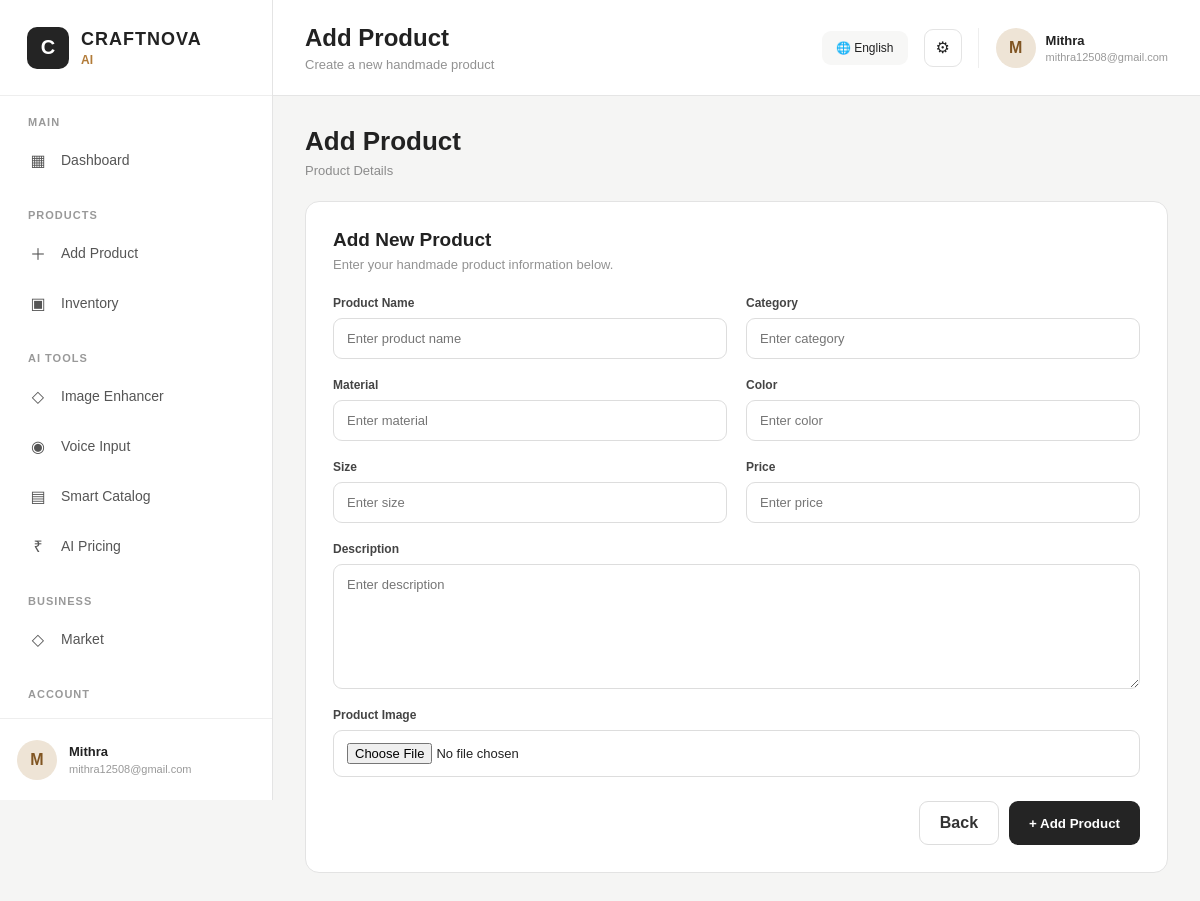
Screenshot of /add-product (signed in) with the database file from the repository.
### tables this page shows
CREATE TABLE users (
            id INTEGER PRIMARY KEY AUTOINCREMENT,
            name TEXT NOT NULL,
            email TEXT UNIQUE NOT NULL,
            password TEXT NOT NULL,
            language TEXT DEFAULT 'English',
            craft_category TEXT,
            business_name TEXT
        );

### app.py (the view, shortened to what this page needs)
@app.route(
    "/add-product",
    methods=["GET", "POST"]
)
def add_product_page():
    if "user_id" not in session:
        return redirect(
            url_for("login")
        )
    return render_template(
        "add_product.html",
        active_page="add_product",
        page_title="Add Product",
        page_subtitle="Create a new handmade product"
    )

### app.py (called while the page is built)
@app.context_processor
def inject_global_data():
    language = "English"
    current_user = None
    if "user_id" in session:
        current_user = get_user_by_id(
            session["user_id"]
        )
        if current_user:
            if current_user[4]:
                language = current_user[4]
    def t(text):
        return translate(
            text,
            language
        )
    return {
        "t": t,
        "current_language": language,
        "current_user": current_user
    }

### database/database.py (called while the page is built)
def get_connection():
    return sqlite3.connect(DATABASE_PATH)

def get_user_by_id(user_id):
    connection = get_connection()
    cursor = connection.cursor()
    cursor.execute("""
        SELECT *
        FROM users
        WHERE id = ?
    """, (user_id,))
    user = cursor.fetchone()
    connection.close()
    return user

### models/language.py (called while the page is built)
def translate(key, language="English"):
    language = language if language in TRANSLATIONS else "English"
    if key in TRANSLATIONS[language]:
        return TRANSLATIONS[language][key]
    if key in TRANSLATIONS["English"]:
        return TRANSLATIONS["English"][key]
    return key

### templates/add_product.html
{% extends "base.html" %}
{% block content %}
<div class="module-heading">
    <h1>{{ t("Add Product") }}</h1>
    <p>{{ t("Product Details") }}</p>
</div>
<div class="module-card">
    <h2>{{ t("Add New Product") }}</h2>
    <p>Enter your handmade product information below.</p>
    <form method="POST"
          enctype="multipart/form-data">
        <div class="form-grid">
            <div class="form-group">
                <label>{{ t("Product Name") }}</label>
                <input
                    type="text"
                    name="product_name"
                    placeholder="{{ t('Enter product name') }}"
                    required>
            </div>
            <div class="form-group">
                <label>{{ t("Category") }}</label>
                <input
                    type="text"
                    name="category"
                    placeholder="{{ t('Enter category') }}">
            </div>
            <div class="form-group">
                <label>{{ t("Material") }}</label>
                <input
                    type="text"
                    name="material"
                    placeholder="{{ t('Enter material') }}">
            </div>
            <div class="form-group">
                <label>{{ t("Color") }}</label>
                <input
                    type="text"
                    name="color"
                    placeholder="{{ t('Enter color') }}">
            </div>
            <div class="form-group">
                <label>{{ t("Size") }}</label>
                <input
                    type="text"
                    name="size"
                    placeholder="{{ t('Enter size') }}">
            </div>
            <div class="form-group">
                <label>{{ t("Price") }}</label>
                <input
                    type="number"
                    step="0.01"
                    name="price"
                    placeholder="{{ t('Enter price') }}">
            </div>
            <div class="form-group full">
                <label>{{ t("Description") }}</label>
                <textarea
                    name="description"
                    placeholder="{{ t('Enter description') }}"></textarea>
            </div>
            <div class="form-group full">
                <label>{{ t("Product Image") }}</label>
                <input
                    type="file"
                    name="image"
                    accept="image/*">
            </div>
        </div>
        <div class="button-row">
            <a href="{{ url_for('inventory') }}"
               class="secondary-btn">
                {{ t("Back") }}
            </a>
            <button type="submit"
                    class="primary-btn">
                + {{ t("Add Product") }}
            </button>
        </div>
    </form>
</div>
{% endblock %}

### templates/base.html (shortened to what this page needs)
<!DOCTYPE html>
<html lang="en">
<head>
    <link rel="stylesheet"
          href="{{ url_for('static', filename='css/style.css') }}">
</head>
<body>
<div class="app-shell">
    <aside class="sidebar">
        <div class="brand">
            <div class="brand-logo">
                C
            </div>
            <div>
                <div class="brand-name">
                    CRAFTNOVA
                </div>
                <div class="brand-ai">
                    AI
                </div>
            </div>
        </div>
        <div class="sidebar-scroll">
            <div class="nav-section">
                <div class="nav-title">
                    MAIN
                </div>
                <a href="{{ url_for('dashboard') }}"
                   class="nav-item {% if active_page == 'dashboard' %}active{% endif %}">
                    <span class="nav-icon">▦</span>
                    <span>{{ t("Dashboard") }}</span>
                </a>
            </div>
            <div class="nav-section">
                <div class="nav-title">
                    PRODUCTS
                </div>
                <a href="{{ url_for('add_product_page') }}"
                   class="nav-item {% if active_page == 'add-product' %}active{% endif %}">
                    <span class="nav-icon">＋</span>
                    <span>{{ t("Add Product") }}</span>
                </a>
                <a href="{{ url_for('inventory') }}"
                   class="nav-item {% if active_page == 'inventory' %}active{% endif %}">
                    <span class="nav-icon">▣</span>
                    <span>{{ t("Inventory") }}</span>
                </a>
            </div>
            <div class="nav-section">
                <div class="nav-title">
                    AI TOOLS
                </div>
                <a href="{{ url_for('image_enhancer') }}"
                   class="nav-item {% if active_page == 'image-enhancer' %}active{% endif %}">
                    <span class="nav-icon">◇</span>
                    <span>{{ t("Image Enhancer") }}</span>
                </a>
                <a href="{{ url_for('voice_input') }}"
                   class="nav-item {% if active_page == 'voice-input' %}active{% endif %}">
                    <span class="nav-icon">◉</span>
                    <span>{{ t("Voice Input") }}</span>
                </a>
                <a href="{{ url_for('catalog') }}"
                   class="nav-item {% if active_page == 'catalog' %}active{% endif %}">
                    <span class="nav-icon">▤</span>
                    <span>{{ t("Smart Catalog") }}</span>
                </a>
                <a href="{{ url_for('pricing') }}"
                   class="nav-item {% if active_page == 'pricing' %}active{% endif %}">
                    <span class="nav-icon">₹</span>
                    <span>{{ t("AI Pricing") }}</span>
                </a>
            </div>
            <div class="nav-section">
                <div class="nav-title">
                    BUSINESS
                </div>
                <a href="{{ url_for('market') }}"
                   class="nav-item {% if active_page == 'market' %}active{% endif %}">
                    <span class="nav-icon">◇</span>
                    <span>{{ t("Market") }}</span>
                </a>
            </div>
            <div class="nav-section">
                <div class="nav-title">
                    ACCOUNT
                </div>
                <a href="{{ url_for('settings') }}"
                   class="nav-item {% if active_page == 'settings' %}active{% endif %}">
                </a>
            </div>
        </div>
        {% if current_user %}
        <div class="sidebar-user">
            <div class="avatar">
                {{ current_user[1][0]|upper }}
            </div>
            <div class="sidebar-user-info">
                <strong>
                    {{ current_user[1] }}
                </strong>
                <span>
                    {{ current_user[2] }}
                </span>
            </div>
        </div>
        {% endif %}
    </aside>
    <main class="main-area">
        <header class="topbar">
            <div>
                <h1>
                    {% if page_title %}
                        {{ t(page_title) }}
                    {% else %}
                        {{ t("Dashboard") }}
                    {% endif %}
                </h1>
                <p>
                    {% if page_subtitle %}
                        {{ t(page_subtitle) }}
                    {% else %}
                        Welcome to CRAFTNOVA AI
                    {% endif %}
                </p>
            </div>
            <div class="topbar-right">
                <div class="language-pill">
                    🌐 {{ current_language }}
                </div>
                <a href="{{ url_for('settings') }}"
                   class="settings-button">
                    ⚙
                </a>
                {% if current_user %}
                <div class="top-user">
                    <div class="top-avatar">
                        {{ current_user[1][0]|upper }}
                    </div>
                    <div>
                        <strong>
                            {{ current_user[1] }}
                        </strong>
                        <span>
                            {{ current_user[2] }}
                        </span>
                    </div>
                </div>
                {% endif %}
            </div>
        </header>
        <section class="page-area">
            {% block content %}
            {% endblock %}
        </section>
    </main>
</div>
</body>
</html>

### static/css/style.css (style rules this page uses)
* { box-sizing: border-box; margin: 0; padding: 0; }
body { font-family: Arial, Helvetica, sans-serif; background: #f5f5f4; color: #222; }
a { text-decoration: none; color: inherit; }
.app-shell { display: flex; min-height: 100vh; }
.sidebar { width: 273px; height: 100vh; position: fixed; left: 0; top: 0; background: #ffffff; border-right: 1px solid #e4e4e4; display: flex; flex-direction: column; z-index: 20; }
.brand { height: 96px; display: flex; align-items: center; gap: 12px; padding: 0 27px; border-bottom: 1px solid #eeeeee; }
.brand-logo { width: 42px; height: 42px; border-radius: 10px; background: #242424; color: white; display: flex; justify-content: center; align-items: center; font-size: 20px; font-weight: bold; }
.brand-name { font-size: 18px; font-weight: 800; letter-spacing: 1px; }
.brand-ai { margin-top: 3px; color: #b27b38; font-size: 12px; font-weight: bold; }
.sidebar-scroll { flex: 1; overflow-y: auto; padding: 20px 14px; }
.nav-section { margin-bottom: 26px; }
.nav-title { font-size: 11px; font-weight: 700; color: #999; letter-spacing: 1px; padding: 0 14px; margin-bottom: 9px; }
.nav-item { height: 46px; margin-bottom: 4px; padding: 0 15px; border-radius: 9px; display: flex; align-items: center; gap: 14px; color: #555; font-size: 14px; transition: all .2s ease; }
.nav-icon { width: 18px; text-align: center; font-size: 16px; }
.sidebar-user { height: 82px; border-top: 1px solid #eeeeee; padding: 15px 17px; display: flex; align-items: center; gap: 12px; }
.avatar, .top-avatar { border-radius: 50%; display: flex; justify-content: center; align-items: center; font-weight: 700; }
.avatar { width: 40px; height: 40px; background: #eee4d6; color: #805522; }
.sidebar-user-info { min-width: 0; display: flex; flex-direction: column; }
.sidebar-user-info strong { font-size: 13px; }
.sidebar-user-info span { margin-top: 4px; color: #999; font-size: 11px; white-space: nowrap; overflow: hidden; text-overflow: ellipsis; }
.main-area { margin-left: 273px; width: calc(100% - 273px); min-height: 100vh; }
.topbar { height: 96px; background: #fff; border-bottom: 1px solid #e5e5e5; padding: 0 32px; display: flex; justify-content: space-between; align-items: center; }
.topbar h1 { font-size: 24px; margin-bottom: 5px; }
.topbar p { color: #929292; font-size: 13px; }
.topbar-right { display: flex; align-items: center; gap: 16px; }
.language-pill { padding: 10px 14px; background: #f7f7f6; border-radius: 9px; font-size: 12px; }
.settings-button { width: 38px; height: 38px; border: 1px solid #e4e4e4; border-radius: 9px; display: flex; align-items: center; justify-content: center; }
.top-user { border-left: 1px solid #eeeeee; padding-left: 17px; display: flex; align-items: center; gap: 10px; }
.top-avatar { width: 40px; height: 40px; background: #eee4d6; color: #805522; }
.top-user div:last-child { display: flex; flex-direction: column; }
.top-user strong { font-size: 13px; }
.top-user span { margin-top: 3px; color: #999; font-size: 11px; }
.page-area { padding: 30px 32px 45px; }
.module-heading { margin-bottom: 23px; }
.module-heading h1 { font-size: 26px; margin-bottom: 6px; }
.module-heading p { color: #8c8c8c; font-size: 13px; }
.module-card { background: #fff; border: 1px solid #e3e3e3; border-radius: 14px; padding: 27px; margin-bottom: 22px; }
.module-card h2 { font-size: 19px; margin-bottom: 6px; }
.module-card > p { color: #929292; font-size: 13px; margin-bottom: 24px; }
.form-grid { display: grid; grid-template-columns: 1fr 1fr; gap: 19px; }
.form-group { display: flex; flex-direction: column; }
.form-group.full { grid-column: 1 / -1; }
.form-group label { font-size: 12px; font-weight: 700; margin-bottom: 8px; color: #444; }
.form-group input, .form-group textarea, .form-group select { width: 100%; border: 1px solid #dddddd; border-radius: 9px; padding: 12px 13px; font-family: inherit; font-size: 13px; outline: none; background: #fff; }
.form-group textarea { min-height: 125px; resize: vertical; }
.button-row { display: flex; justify-content: flex-end; gap: 10px; margin-top: 24px; }
.primary-btn { border: none; border-radius: 9px; background: #242424; color: #fff; padding: 12px 20px; font-weight: 700; cursor: pointer; }
.secondary-btn { border: 1px solid #ddd; border-radius: 9px; background: #fff; color: #333; padding: 12px 20px; font-weight: 600; }

### rows the page displays
users: name "M", name "Mithra", email "mithra12508@gmail.com", language "English"

### other values shown
{{ t("Dashboard") }} "Dashboard"
{{ t("Add Product") }} "Add Product"
{{ t("Inventory") }} "Inventory"
{{ t("Image Enhancer") }} "Image Enhancer"
{{ t("Voice Input") }} "Voice Input"
{{ t("Smart Catalog") }} "Smart Catalog"
{{ t("AI Pricing") }} "AI Pricing"
{{ t("Market") }} "Market"
{{ t(page_title) }} "Add Product"
{{ t(page_subtitle) }} "Create a new handmade product"
{{ t("Product Details") }} "Product Details"
{{ t("Add New Product") }} "Add New Product"
{{ t("Product Name") }} "Product Name"
{{ t("Category") }} "Category"
{{ t("Material") }} "Material"
